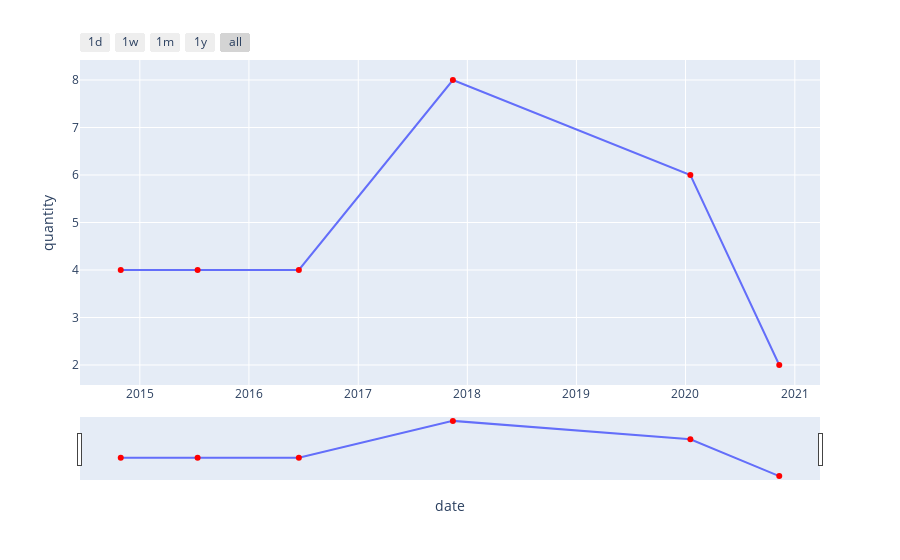

The notebook cell saved with this chart:
### Markdown cell above
# EDA
- ### Visualizing customer purschasing pattern

### Code cell
import plotly.express as px

# Assuming daily_data is a DataFrame with a 'date' column
# test_data=df.copy()
# test_data=df[(df['coustomer_key']=='C006906') & (df['store_key']=='S0039')]
test_data=df[(df['coustomer_key']=='C006906') ]
fig = px.line(test_data, x='date', y='quantity', markers=True)
# Update the marker color
fig.update_traces(marker=dict(color='red'))

# Update the layout to include zooming functionality
fig.update_layout(
    xaxis=dict(
        rangeselector=dict(
            buttons=list([
                dict(count=1, label="1d", step="day", stepmode="backward"),
                dict(count=7, label="1w", step="day", stepmode="backward"),
                dict(count=1, label="1m", step="month", stepmode="backward"),
                dict(count=1, label="1y", step="year", stepmode="backward"),
                dict(step="all")
            ])
        ),
        rangeslider=dict(visible=True),
        type="date"
    )
)

fig.show()
test_data

### Figure 1 — Plotly figure (JSON) as saved in the notebook; plotly's stock layout.template omitted (floating-point values rounded to 4 significant figures)
{"data": [{"hovertemplate": "date=%{x}<br>quantity=%{y}<extra></extra>", "legendgroup": "", "line": {"color": "#636efa", "dash": "solid"}, "marker": {"color": "red", "symbol": "circle"}, "mode": "lines+markers", "name": "", "orientation": "v", "showlegend": false, "type": "scatter", "x": ["2014-10-29T02:34:00", "2015-07-13T06:34:00", "2016-06-16T03:02:00", "2017-11-13T15:20:00", "2020-01-17T08:46:00", "2020-11-09T19:36:00"], "xaxis": "x", "y": [4, 4, 4, 8, 6, 2], "yaxis": "y"}], "layout": {"legend": {"tracegroupgap": 0}, "margin": {"t": 60}, "xaxis": {"anchor": "y", "domain": [0, 1], "rangeselector": {"buttons": [{"count": 1, "label": "1d", "step": "day", "stepmode": "backward"}, {"count": 7, "label": "1w", "step": "day", "stepmode": "backward"}, {"count": 1, "label": "1m", "step": "month", "stepmode": "backward"}, {"count": 1, "label": "1y", "step": "year", "stepmode": "backward"}, {"step": "all"}]}, "rangeslider": {"visible": true}, "title": {"text": "date"}, "type": "date"}, "yaxis": {"anchor": "x", "domain": [0, 1], "title": {"text": "quantity"}}}}
